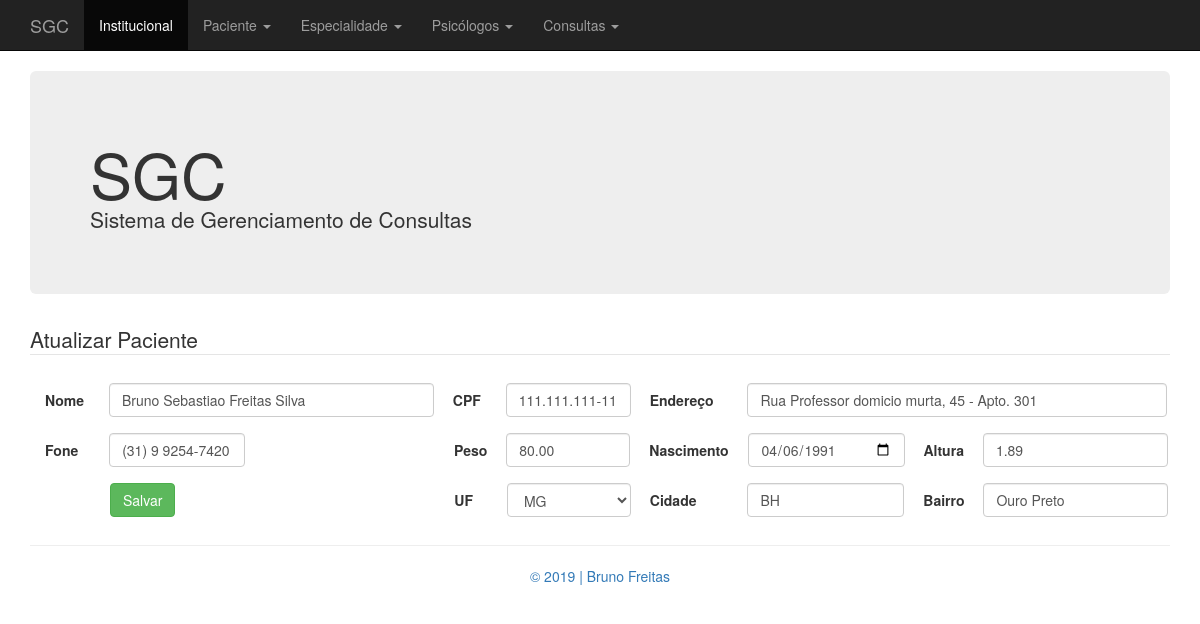
Page /index.php?pagina=atualizar_paciente.php&idPaciente=1 on the committed database.
### tables this page shows
CREATE TABLE IF NOT EXISTS `paciente` (
  `id_paciente` INT NOT NULL AUTO_INCREMENT COMMENT 'Id da Tabela paciente',
  `nome_paciente` VARCHAR(40) CHARACTER SET 'utf8' COLLATE 'utf8_general_ci' NOT NULL COMMENT 'Nome do Paciente',
  `cpf_paciente` VARCHAR(14) CHARACTER SET 'utf8' COLLATE 'utf8_general_ci' NOT NULL COMMENT 'CPF do Paciente - Valor Único\nSerá utilizado máscara\n999.999.999-11',
  `data_nasc_paciente` DATE NOT NULL COMMENT 'Data de Nascimento do Paciente\n99/99/9999',
  `telefone_paciente` VARCHAR(16) CHARACTER SET 'utf8' COLLATE 'utf8_general_ci' NOT NULL COMMENT 'Telefone do Paciente\nSerá utilizado máscara\n(99) 9 9999-9999',
  `endereco_paciente` VARCHAR(80) CHARACTER SET 'utf8' COLLATE 'utf8_general_ci' NOT NULL COMMENT 'Endereço do Paciente',
  `bairro_paciente` VARCHAR(40) CHARACTER SET 'utf8' COLLATE 'utf8_general_ci' NOT NULL COMMENT 'Bairro do Paciente',
  `cidade_paciente` VARCHAR(40) CHARACTER SET 'utf8' COLLATE 'utf8_general_ci' NOT NULL COMMENT 'Cidade do Paciente',
  `uf_paciente` VARCHAR(2) CHARACTER SET 'utf8' COLLATE 'utf8_general_ci' NOT NULL COMMENT 'UF do Paciente\nApenas 2 Letras\nEx.: DF',
  `peso_paciente` DECIMAL(5,2) NOT NULL COMMENT 'Peso do Paciente\nEx.: 75,5 - 110,75',
  `altura_paciente` DECIMAL(5,2) NOT NULL COMMENT 'Altura do Paciente',
  `imc_paciente` DECIMAL(5,2) NOT NULL COMMENT 'IMC do Paciente\nSerá calculado pela aplicação\nUsuário não entrará com o dado direto',
  PRIMARY KEY (`id_paciente`),
  UNIQUE INDEX `id_paciente_UNIQUE` (`id_paciente` ASC),
  UNIQUE INDEX `cpf_paciente_UNIQUE` (`cpf_paciente` ASC));

### class/Paciente.php (called while the page is built, shortened)
<?php
include "Conexao.php";
class Paciente {
    private $idPaciente;
    public function getIdPaciente() {
        return $this->idPaciente;
    }
    public function setIdPaciente($idPaciente) {
        $this->idPaciente = $idPaciente;
    }
    public function listarPacienteId() {
        $strSql = "SELECT * FROM paciente WHERE id_paciente = ".$this->getIdPaciente()."";
        $rs = Conexao::executaSql($strSql);
        return $rs;
    }
}

### class/Conexao.php (called while the page is built, shortened)
<?php
class Conexao {
	public static function abrirConexao() {
		$mysql_usuario = "root";
		$mysql_password = "";
		$mysql_database = "db_clinica";
		$mysql_host  = "localhost";
		$varcon = mysqli_connect($mysql_host, $mysql_usuario, $mysql_password, $mysql_database);
		if ($varcon)
			return($varcon);
		  else
			return(false);
	}
	public static function fecharConexao($varcon) {
		if(mysqli_close($varcon))
			return(true);
		else
			return(false);
	}
	public static function executaSql($strSql) {
		$linkCon = Conexao::abrirConexao();
		$resultado = mysqli_query($linkCon, $strSql);
	   	return $resultado;
	}
}

### atualizar_paciente.php (the view, shortened to what this page needs)
<?php
    include 'class/Paciente.php';
    $paciente = new Paciente();
    $paciente->setIdPaciente($_GET['idPaciente']);
    $rs = $paciente->listarPacienteId();
    $linha = mysqli_fetch_array($rs, MYSQLI_ASSOC);
echo '
<div class="container">
    <legend>Atualizar Paciente</legend>
    <form action="index.php?pagina=processar_atualizacao_paciente.php&idPaciente='.$linha['id_paciente'].'" method="post">
        <div class="form-inline ">
            <div class="col-lg-13">
                <label class="form-group">Nome</label>
                <input maxlength="40" style="width: 325px; margin-left: 6px;" type="text" name="nome" class="form-control" placeholder="Máximo 40 caracteres..." required value="'.$linha['nome_paciente'].'">
                <label class="form-group">CPF</label>
                <input style="width: 125px; margin-left: 6px;" id="cpf" type="text" name="cpf" class="form-control" placeholder="999.999.999-99" required value="'.$linha['cpf_paciente'].'">
                <label class="form-group">Endereço</label>
                <input maxlength="80" style="width: 420px; margin-left: 15px;" type="text" name="endereco" class="form-control" placeholder="Máximo 80 caracteres..." required value="'.$linha['endereco_paciente'].'"><br/>
                <label class="form-group">Fone</label>
                <input style="width: 136px; margin-left: 12px;" id="telefone" type="text" name="telefone" class="form-control" placeholder="(99) 9 9999-9999" required value="'.$linha['telefone_paciente'].'">
                <label style="margin-left: 190px;" class="form-group">Peso</label>
                <input min="0" max="200" step=".01" style="width: 124px;" type="number" name="peso" class="form-control" required value="'.$linha['peso_paciente'].'">
                <label class="form-group">Nascimento</label>
                <input style="width: 157px;" type="date" name="dataNascimento" class="form-control" required value="'.$linha['data_nasc_paciente'].'">
                <label class="form-group">Altura</label>
                <input min="0" max="3" step=".01" style="width: 185px;" type="number" name="altura" class="form-control" required value="'.$linha['altura_paciente'].'"><br/>
                <button style="width: 185p; margin-left: 80px;" type="submit" class="btn btn-success">Salvar</button>
                <label style="margin-left: 260px;" class="form-group">UF</label>
                <select id="estado" name="uf" style="width: 124px; margin-left: 15px;" class="form-control" placeholder="Estado..." required>
                    <option value="'.$linha['uf_paciente'].'">'.$linha['uf_paciente'].'</option>
                </select>
                <label class="form-group">Cidade</label>
                <input maxlength="40" style="width: 157px; margin-left: 32px;" type="text" name="cidade" class="form-control" placeholder="Máximo 40 caracteres..." required value="'.$linha['cidade_paciente'].'">
                <label class="form-group">Bairro</label>
                <input maxlength="40" style="width: 185px;" type="text" name="bairro" class="form-control" placeholder="Máximo 40 caracteres..." required value="'.$linha['bairro_paciente'].'"><br/>
            </div>
        </div>
    </form>
</div>
';

### css/estilo.css (style rules this page uses)
label { padding: 15px; margin-right: px; }

### rows in the picture
paciente: nome "Bruno Sebastiao Freitas Silva", cpf "111.111.111-11", endereco "Rua Professor domicio murta, 45 - Apto. 301", telefone "(31) 9 9254-7420", peso "80.00", dataNascimento "04/06/1991", altura "1.89", uf "MG", cidade "BH", bairro "Ouro Preto"
